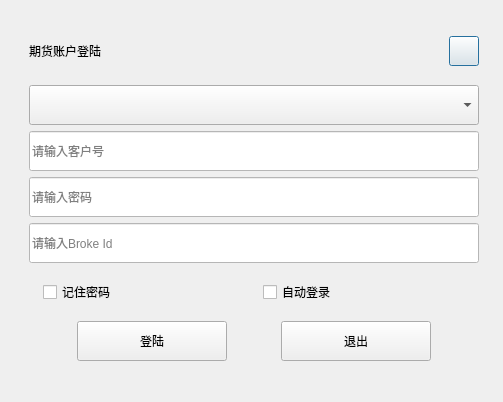
<?xml version="1.0" encoding="UTF-8"?>
<ui version="4.0">
 <class>frmQHLoginDlg</class>
 <widget class="QDialog" name="frmQHLoginDlg">
  <property name="geometry">
   <rect>
    <x>0</x>
    <y>0</y>
    <width>503</width>
    <height>402</height>
   </rect>
  </property>
  <property name="windowTitle">
   <string>frmQHLoginDlg</string>
  </property>
  <widget class="QWidget" name="horizontalLayoutWidget_4">
   <property name="geometry">
    <rect>
     <x>9</x>
     <y>9</y>
     <width>491</width>
     <height>381</height>
    </rect>
   </property>
   <layout class="QHBoxLayout" name="horizontalLayout_4">
    <property name="sizeConstraint">
     <enum>QLayout::SetDefaultConstraint</enum>
    </property>
    <item>
     <layout class="QVBoxLayout" name="verticalLayout">
      <property name="spacing">
       <number>3</number>
      </property>
      <property name="sizeConstraint">
       <enum>QLayout::SetFixedSize</enum>
      </property>
      <item>
       <layout class="QHBoxLayout" name="horizontalLayout">
        <property name="spacing">
         <number>3</number>
        </property>
        <item>
         <widget class="QLabel" name="label_3">
          <property name="maximumSize">
           <size>
            <width>430</width>
            <height>80</height>
           </size>
          </property>
          <property name="styleSheet">
           <string notr="true">font: 14pt &quot;Microsoft YaHei UI&quot;;</string>
          </property>
          <property name="text">
           <string>期货账户登陆</string>
          </property>
         </widget>
        </item>
        <item>
         <widget class="QPushButton" name="pushButton_close">
          <property name="maximumSize">
           <size>
            <width>30</width>
            <height>30</height>
           </size>
          </property>
          <property name="text">
           <string/>
          </property>
         </widget>
        </item>
       </layout>
      </item>
      <item>
       <layout class="QVBoxLayout" name="verticalLayout_2">
        <item>
         <widget class="QComboBox" name="comboBox">
          <property name="enabled">
           <bool>true</bool>
          </property>
          <property name="minimumSize">
           <size>
            <width>0</width>
            <height>40</height>
           </size>
          </property>
          <property name="maximumSize">
           <size>
            <width>450</width>
            <height>16777215</height>
           </size>
          </property>
          <property name="editable">
           <bool>false</bool>
          </property>
          <property name="currentText">
           <string/>
          </property>
          <property name="currentIndex">
           <number>-1</number>
          </property>
          <property name="duplicatesEnabled">
           <bool>false</bool>
          </property>
         </widget>
        </item>
        <item>
         <widget class="QLineEdit" name="lineEdit">
          <property name="sizePolicy">
           <sizepolicy hsizetype="Expanding" vsizetype="Fixed">
            <horstretch>0</horstretch>
            <verstretch>0</verstretch>
           </sizepolicy>
          </property>
          <property name="minimumSize">
           <size>
            <width>0</width>
            <height>40</height>
           </size>
          </property>
          <property name="maximumSize">
           <size>
            <width>450</width>
            <height>40</height>
           </size>
          </property>
          <property name="styleSheet">
           <string notr="true">background-color: rgb(255, 255, 255);
color: rgb(0, 0, 0);
border-color: rgb(223, 223, 223);</string>
          </property>
          <property name="text">
           <string/>
          </property>
          <property name="placeholderText">
           <string>请输入客户号</string>
          </property>
         </widget>
        </item>
        <item>
         <widget class="QLineEdit" name="lineEdit_2">
          <property name="minimumSize">
           <size>
            <width>0</width>
            <height>40</height>
           </size>
          </property>
          <property name="maximumSize">
           <size>
            <width>450</width>
            <height>40</height>
           </size>
          </property>
          <property name="styleSheet">
           <string notr="true">background-color: rgb(255, 255, 255);
color: rgb(0, 0, 0);
border-color: rgb(223, 223, 223);</string>
          </property>
          <property name="text">
           <string/>
          </property>
          <property name="placeholderText">
           <string>请输入密码</string>
          </property>
         </widget>
        </item>
        <item>
         <widget class="QLineEdit" name="lineEdit_3">
          <property name="minimumSize">
           <size>
            <width>0</width>
            <height>40</height>
           </size>
          </property>
          <property name="maximumSize">
           <size>
            <width>450</width>
            <height>40</height>
           </size>
          </property>
          <property name="styleSheet">
           <string notr="true">background-color: rgb(255, 255, 255);
color: rgb(0, 0, 0);
border-color: rgb(223, 223, 223);</string>
          </property>
          <property name="text">
           <string/>
          </property>
          <property name="placeholderText">
           <string>请输入Broke Id</string>
          </property>
         </widget>
        </item>
       </layout>
      </item>
      <item>
       <layout class="QHBoxLayout" name="horizontalLayout_9">
        <property name="spacing">
         <number>6</number>
        </property>
        <property name="sizeConstraint">
         <enum>QLayout::SetDefaultConstraint</enum>
        </property>
        <item>
         <widget class="QCheckBox" name="checkBox_5">
          <property name="maximumSize">
           <size>
            <width>200</width>
            <height>20</height>
           </size>
          </property>
          <property name="text">
           <string>记住密码</string>
          </property>
         </widget>
        </item>
        <item>
         <widget class="QCheckBox" name="checkBox_6">
          <property name="maximumSize">
           <size>
            <width>200</width>
            <height>20</height>
           </size>
          </property>
          <property name="text">
           <string>自动登录</string>
          </property>
         </widget>
        </item>
       </layout>
      </item>
      <item>
       <layout class="QHBoxLayout" name="horizontalLayout_8">
        <item>
         <widget class="QPushButton" name="pushButton_login">
          <property name="minimumSize">
           <size>
            <width>0</width>
            <height>40</height>
           </size>
          </property>
          <property name="maximumSize">
           <size>
            <width>150</width>
            <height>16777215</height>
           </size>
          </property>
          <property name="layoutDirection">
           <enum>Qt::LeftToRight</enum>
          </property>
          <property name="text">
           <string>登陆</string>
          </property>
         </widget>
        </item>
        <item>
         <widget class="QPushButton" name="pushButton_exit">
          <property name="minimumSize">
           <size>
            <width>0</width>
            <height>40</height>
           </size>
          </property>
          <property name="maximumSize">
           <size>
            <width>150</width>
            <height>16777215</height>
           </size>
          </property>
          <property name="text">
           <string>退出</string>
          </property>
         </widget>
        </item>
       </layout>
      </item>
     </layout>
    </item>
   </layout>
  </widget>
 </widget>
 <layoutdefault spacing="6" margin="11"/>
 <resources/>
 <connections/>
</ui>
